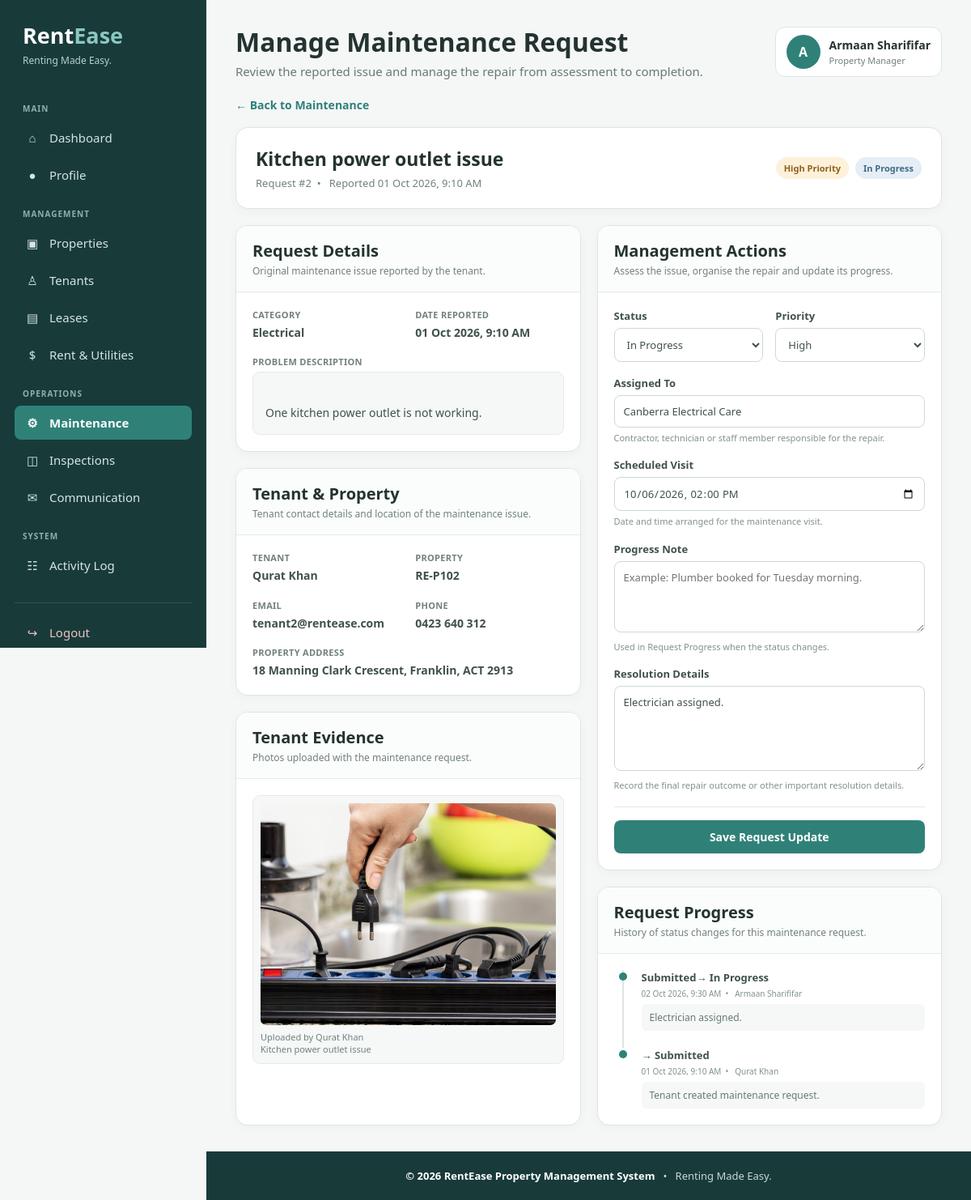
Screenshot of /manager/maintenance/view_maintenance.php?id=2 (signed in) with the database file from the repository.
### tables this page shows
CREATE TABLE `manager_profiles` (
  `manager_id` int(11) NOT NULL,
  `job_title` varchar(100) DEFAULT 'Property Manager',
  `office_phone` varchar(30) DEFAULT NULL,
  `office_email` varchar(150) DEFAULT NULL
);

CREATE TABLE `users` (
  `user_id` int(11) NOT NULL,
  `role` enum('manager','tenant') NOT NULL,
  `first_name` varchar(80) NOT NULL,
  `last_name` varchar(80) NOT NULL,
  `email` varchar(150) NOT NULL,
  `phone` varchar(30) DEFAULT NULL,
  `address` varchar(255) DEFAULT NULL,
  `password_hash` varchar(255) NOT NULL,
  `account_status` enum('active','inactive') NOT NULL DEFAULT 'active',
  `created_at` datetime NOT NULL DEFAULT current_timestamp(),
  `updated_at` datetime NOT NULL DEFAULT current_timestamp() ON UPDATE current_timestamp()
);

CREATE TABLE `maintenance_requests` (
  `maintenance_id` int(11) NOT NULL,
  `property_id` int(11) NOT NULL,
  `tenant_id` int(11) NOT NULL,
  `title` varchar(150) NOT NULL,
  `description` text NOT NULL,
  `category` enum('plumbing','electrical','appliance','heating_cooling','structural','security','other') NOT NULL DEFAULT 'other',
  `priority` enum('low','medium','high','urgent') NOT NULL DEFAULT 'medium',
  `status` enum('submitted','in_review','scheduled','in_progress','completed','cancelled') NOT NULL DEFAULT 'submitted',
  `submitted_at` datetime NOT NULL DEFAULT current_timestamp(),
  `scheduled_date` datetime DEFAULT NULL,
  `completed_at` datetime DEFAULT NULL,
  `assigned_to` varchar(120) DEFAULT NULL,
  `manager_summary` varchar(500) DEFAULT NULL
);

CREATE TABLE `properties` (
  `property_id` int(11) NOT NULL,
  `property_code` varchar(20) NOT NULL,
  `address_line1` varchar(180) NOT NULL,
  `suburb` varchar(100) NOT NULL,
  `state` varchar(50) NOT NULL,
  `postcode` varchar(10) NOT NULL,
  `bedrooms` int(11) NOT NULL DEFAULT 1,
  `bathrooms` decimal(3,1) NOT NULL DEFAULT 1.0,
  `parking_spaces` int(11) NOT NULL DEFAULT 0,
  `weekly_rent` decimal(10,2) NOT NULL,
  `property_status` enum('vacant','occupied','maintenance','inactive') NOT NULL DEFAULT 'vacant',
  `description` text DEFAULT NULL,
  `created_by` int(11) NOT NULL,
  `created_at` datetime NOT NULL DEFAULT current_timestamp(),
  `updated_at` datetime NOT NULL DEFAULT current_timestamp() ON UPDATE current_timestamp()
);

CREATE TABLE `maintenance_photos` (
  `maintenance_photo_id` int(11) NOT NULL,
  `maintenance_id` int(11) NOT NULL,
  `uploaded_by` int(11) NOT NULL,
  `file_path` varchar(255) NOT NULL,
  `caption` varchar(255) DEFAULT NULL,
  `uploaded_at` datetime NOT NULL DEFAULT current_timestamp()
);

CREATE TABLE `maintenance_status_history` (
  `maintenance_history_id` int(11) NOT NULL,
  `maintenance_id` int(11) NOT NULL,
  `old_status` varchar(30) DEFAULT NULL,
  `new_status` varchar(30) NOT NULL,
  `changed_by` int(11) NOT NULL,
  `change_note` varchar(500) DEFAULT NULL,
  `changed_at` datetime NOT NULL DEFAULT current_timestamp()
);

### manager/maintenance/view_maintenance.php (the view, shortened to what this page needs)
<?php
require_once __DIR__.'/../../config/db.php';
$managerId=(int)$_SESSION['user_id'];
$maintenanceId=isset($_GET['id'])?(int)$_GET['id']:0;
function niceText($text){
    return ucwords(str_replace('_',' ',$text??''));
}
function showDate($date){
    return date('d M Y, g:i A',strtotime($date));
}
$stmt=$conn->prepare("
SELECT u.first_name,u.last_name,mp.job_title
FROM users u
LEFT JOIN manager_profiles mp ON mp.manager_id=u.user_id
WHERE u.user_id=? AND u.role='manager'
LIMIT 1
");
$stmt->bind_param("i",$managerId);
$stmt->execute();
$manager=$stmt->get_result()->fetch_assoc();
$managerName=trim(($manager['first_name']??'Manager').' '.($manager['last_name']??''));
$managerLetter=strtoupper(substr($manager['first_name']??'M',0,1));
$jobTitle=!empty($manager['job_title'])?$manager['job_title']:'Property Manager';
function loadMaintenanceRequest($conn,$maintenanceId){
    $stmt=$conn->prepare("
    SELECT
    m.*,
    u.first_name AS tenant_first_name,
    u.last_name AS tenant_last_name,
    u.email AS tenant_email,
    u.phone AS tenant_phone,
    p.property_code,
    p.address_line1,
    p.suburb,
    p.state,
    p.postcode
    FROM maintenance_requests m
    INNER JOIN users u ON u.user_id=m.tenant_id
    INNER JOIN properties p ON p.property_id=m.property_id
    WHERE m.maintenance_id=?
    LIMIT 1
    ");
    $stmt->bind_param("i",$maintenanceId);
    $stmt->execute();
    return $stmt->get_result()->fetch_assoc();
}
$request=loadMaintenanceRequest($conn,$maintenanceId);
$stmt=$conn->prepare("
SELECT mp.*,u.first_name,u.last_name
FROM maintenance_photos mp
INNER JOIN users u ON u.user_id=mp.uploaded_by
WHERE mp.maintenance_id=?
ORDER BY mp.uploaded_at DESC
");
$stmt->bind_param("i",$maintenanceId);
$stmt->execute();
$photos=$stmt->get_result();
$stmt=$conn->prepare("
SELECT msh.*,u.first_name,u.last_name
FROM maintenance_status_history msh
INNER JOIN users u ON u.user_id=msh.changed_by
WHERE msh.maintenance_id=?
ORDER BY msh.changed_at DESC
");
$stmt->bind_param("i",$maintenanceId);
$stmt->execute();
$statusHistory=$stmt->get_result();
$scheduledValue='';
if(!empty($request['scheduled_date'])){
    $scheduledValue=date('Y-m-d\TH:i',strtotime($request['scheduled_date']));
}
?>
<!DOCTYPE html>
<html lang="en">
<head>
</head>
<body>
<div class="sidebar">
<div class="brand">
<div class="brand-name">Rent<span>Ease</span></div>
<div class="brand-tagline">Renting Made Easy.</div>
</div>
<div class="menu-title">Main</div>
<a href="../dashboard.php"><span class="menu-icon">⌂</span>Dashboard</a>
<a href="../profile.php"><span class="menu-icon">●</span>Profile</a>
<div class="menu-title">Management</div>
<a href="../properties/properties.php"><span class="menu-icon">▣</span>Properties</a>
<a href="../tenants/tenants.php"><span class="menu-icon">♙</span>Tenants</a>
<a href="../lease/leases.php"><span class="menu-icon">▤</span>Leases</a>
<a href="../rent/payments.php"><span class="menu-icon">$</span>Rent & Utilities</a>
<div class="menu-title">Operations</div>
<a href="maintenance.php" class="active"><span class="menu-icon">⚙</span>Maintenance</a>
<a href="../inspections/inspections.php"><span class="menu-icon">◫</span>Inspections</a>
<a href="../messages.php"><span class="menu-icon">✉</span>Communication</a>
<div class="menu-title">System</div>
<a href="../activity_log.php"><span class="menu-icon">☷</span>Activity Log</a>
<div class="logout-area">
<a href="../../auth/logout.php" class="logout"><span class="menu-icon">↪</span>Logout</a>
</div>
</div>
<div class="main">
<div class="topbar">
<div class="page-title">
<h1>Manage Maintenance Request</h1>
<p>Review the reported issue and manage the repair from assessment to completion.</p>
</div>
<a href="../profile.php" class="top-profile">
<div class="profile-icon"><?php echo htmlspecialchars($managerLetter); ?></div>
<div class="profile-info">
<strong><?php echo htmlspecialchars($managerName); ?></strong>
<span><?php echo htmlspecialchars($jobTitle); ?></span>
</div>
</a>
</div>
<a href="maintenance.php" class="back-link">← Back to Maintenance</a>
<div class="request-banner">
<div>
<h2><?php echo htmlspecialchars($request['title']); ?></h2>
<div class="request-number">
Request #<?php echo (int)$request['maintenance_id']; ?>
&nbsp; • &nbsp;
Reported <?php echo showDate($request['submitted_at']); ?>
</div>
</div>
<div class="banner-badges">
<span class="badge priority-<?php echo htmlspecialchars($request['priority']); ?>">
<?php echo htmlspecialchars(niceText($request['priority'])); ?> Priority
</span>
<span class="badge status-<?php echo htmlspecialchars($request['status']); ?>">
<?php echo htmlspecialchars(niceText($request['status'])); ?>
</span>
</div>
</div>
<div class="content-grid">
<div class="column">
<div class="card">
<div class="card-header">
<h2>Request Details</h2>
<p>Original maintenance issue reported by the tenant.</p>
</div>
<div class="card-body">
<div class="info-grid">
<div class="info-item">
<span class="label">Category</span>
<div class="value">
<?php echo htmlspecialchars(niceText($request['category'])); ?>
</div>
</div>
<div class="info-item">
<span class="label">Date Reported</span>
<div class="value">
<?php echo showDate($request['submitted_at']); ?>
</div>
</div>
<div class="info-item full">
<span class="label">Problem Description</span>
<div class="description">
<?php echo htmlspecialchars($request['description']); ?>
</div>
</div>
</div>
</div>
</div>
<div class="card">
<div class="card-header">
<h2>Tenant & Property</h2>
<p>Tenant contact details and location of the maintenance issue.</p>
</div>
<div class="card-body">
<div class="info-grid">
<div class="info-item">
<span class="label">Tenant</span>
<div class="value">
<?php echo htmlspecialchars($request['tenant_first_name'].' '.$request['tenant_last_name']); ?>
</div>
</div>
<div class="info-item">
<span class="label">Property</span>
<div class="value">
<?php echo htmlspecialchars($request['property_code']); ?>
</div>
</div>
<div class="info-item">
<span class="label">Email</span>
<div class="value">
<?php echo htmlspecialchars($request['tenant_email']?:'Not provided'); ?>
</div>
</div>
<div class="info-item">
<span class="label">Phone</span>
<div class="value">
<?php echo htmlspecialchars($request['tenant_phone']?:'Not provided'); ?>
</div>
</div>
<div class="info-item full">
<span class="label">Property Address</span>
<div class="value">
<?php
echo htmlspecialchars(
    $request['address_line1'].', '.
    $request['suburb'].', '.
    $request['state'].' '.
    $request['postcode']
);
?>
</div>
</div>
</div>
</div>
</div>
<div class="card">
<div class="card-header">
<h2>Tenant Evidence</h2>
<p>Photos uploaded with the maintenance request.</p>
</div>
<div class="card-body">
<?php if($photos->num_rows>0): ?>
<div class="photo-grid">
<?php while($photo=$photos->fetch_assoc()): ?>
<div class="photo-item">
<img
src="../../<?php echo htmlspecialchars($photo['file_path']); ?>"
alt="Maintenance evidence"
>
<div class="photo-caption">
Uploaded by
<?php echo htmlspecialchars($photo['first_name'].' '.$photo['last_name']); ?>
<?php if(!empty($photo['caption'])): ?>
<br><?php echo htmlspecialchars($photo['caption']); ?>
<?php endif; ?>
</div>
</div>
<?php endwhile; ?>
</div>
<?php else: ?>
<div class="empty">
No photo evidence was attached to this request.
</div>
<?php endif; ?>
</div>
</div>
</div>
<div class="column">
<div class="card">
<div class="card-header">
<h2>Management Actions</h2>
<p>Assess the issue, organise the repair and update its progress.</p>
</div>
<div class="card-body">
<form method="POST">
<div class="form-grid">
<div class="form-group">
<label for="status">Status</label>
<select id="status" name="status" required>
<option value="in_progress" <?php echo $request['status']==='in_progress'?'selected':''; ?>>In Progress</option>
</select>
</div>
<div class="form-group">
<label for="priority">Priority</label>
<select id="priority" name="priority" required>
<option value="high" <?php echo $request['priority']==='high'?'selected':''; ?>>High</option>
</select>
</div>
<div class="form-group full">
<label for="assigned_to">Assigned To</label>
<input
type="text"
id="assigned_to"
name="assigned_to"
maxlength="150"
placeholder="Example: ABC Plumbing"
value="<?php echo htmlspecialchars($request['assigned_to']??''); ?>"
>
<span class="form-help">
Contractor, technician or staff member responsible for the repair.
</span>
</div>
<div class="form-group full">
<label for="scheduled_date">Scheduled Visit</label>
<input
type="datetime-local"
id="scheduled_date"
name="scheduled_date"
value="<?php echo htmlspecialchars($scheduledValue); ?>"
>
<span class="form-help">
Date and time arranged for the maintenance visit.
</span>
</div>
<div class="form-group full">
<label for="change_note">Progress Note</label>
<textarea
id="change_note"
name="change_note"
placeholder="Example: Plumber booked for Tuesday morning."
></textarea>
<span class="form-help">
Used in Request Progress when the status changes.
</span>
</div>
<div class="form-group full">
<label for="manager_summary">Resolution Details</label>
<textarea
id="manager_summary"
name="manager_summary"
class="manager-summary"
placeholder="Example: Kitchen tap replaced and tested successfully."
><?php echo htmlspecialchars($request['manager_summary']??''); ?></textarea>
<span class="form-help">
Record the final repair outcome or other important resolution details.
</span>
</div>
</div>
<div class="button-row">
<button
type="submit"
name="update_request"
class="primary-button"
>
Save Request Update
</button>
</div>
</form>
</div>
</div>
<div class="card">
<div class="card-header">
<h2>Request Progress</h2>
<p>History of status changes for this maintenance request.</p>
</div>
<div class="card-body">
<?php if($statusHistory->num_rows>0): ?>
<div class="progress-list">
<?php while($history=$statusHistory->fetch_assoc()): ?>
<div class="history-item">
<div class="history-dot"></div>
<div class="history-status">
<?php echo htmlspecialchars(niceText($history['old_status'])); ?>
→
<?php echo htmlspecialchars(niceText($history['new_status'])); ?>
</div>
<div class="history-date">
<?php echo showDate($history['changed_at']); ?>
&nbsp; • &nbsp;
<?php echo htmlspecialchars($history['first_name'].' '.$history['last_name']); ?>
</div>
<?php if(!empty($history['change_note'])): ?>
<div class="history-note">
<?php echo htmlspecialchars($history['change_note']); ?>
</div>
<?php endif; ?>
</div>
<?php endwhile; ?>
</div>
<?php else: ?>
<div class="empty">
No status changes have been recorded yet. The progress timeline will appear when the manager changes the request status.
</div>
<?php endif; ?>
</div>
</div>
</div>
</div>
<footer class="footer">
<strong>© 2026 RentEase Property Management System</strong>
&nbsp; • &nbsp;
Renting Made Easy.
</footer>
</div>
</body>
</html>

### rows the page displays
manager_profiles: manager_id.first_name "A", manager_id.last_name "Armaan Sharififar", job_title "Property Manager"
maintenance_requests: title "Kitchen power outlet issue", maintenance_id "2", submitted_at "01 Oct 2026, 9:10 AM", priority "High", status "In Progress", category "Electrical", description "One kitchen power outlet is not working.", tenant.last_name "Qurat Khan", property.property_code "RE-P102", tenant.email "tenant2@rentease.com", tenant.phone "0423 640 312", property.postcode "18 Manning Clark Crescent, Franklin, ACT 2913", assigned_to "Canberra Electrical Care", scheduled_date "10/06/2026 14:00", manager_summary "Electrician assigned."
maintenance_photos: file_path (picture), uploaded_by.last_name "Qurat Khan", caption "Kitchen power outlet issue"
maintenance_status_history: old_status "Submitted", new_status "In Progress", changed_at "02 Oct 2026, 9:30 AM", changed_by.last_name "Armaan Sharififar", change_note "Electrician assigned."
maintenance_status_history: new_status "Submitted", changed_at "01 Oct 2026, 9:10 AM", changed_by.last_name "Qurat Khan", change_note "Tenant created maintenance request."
